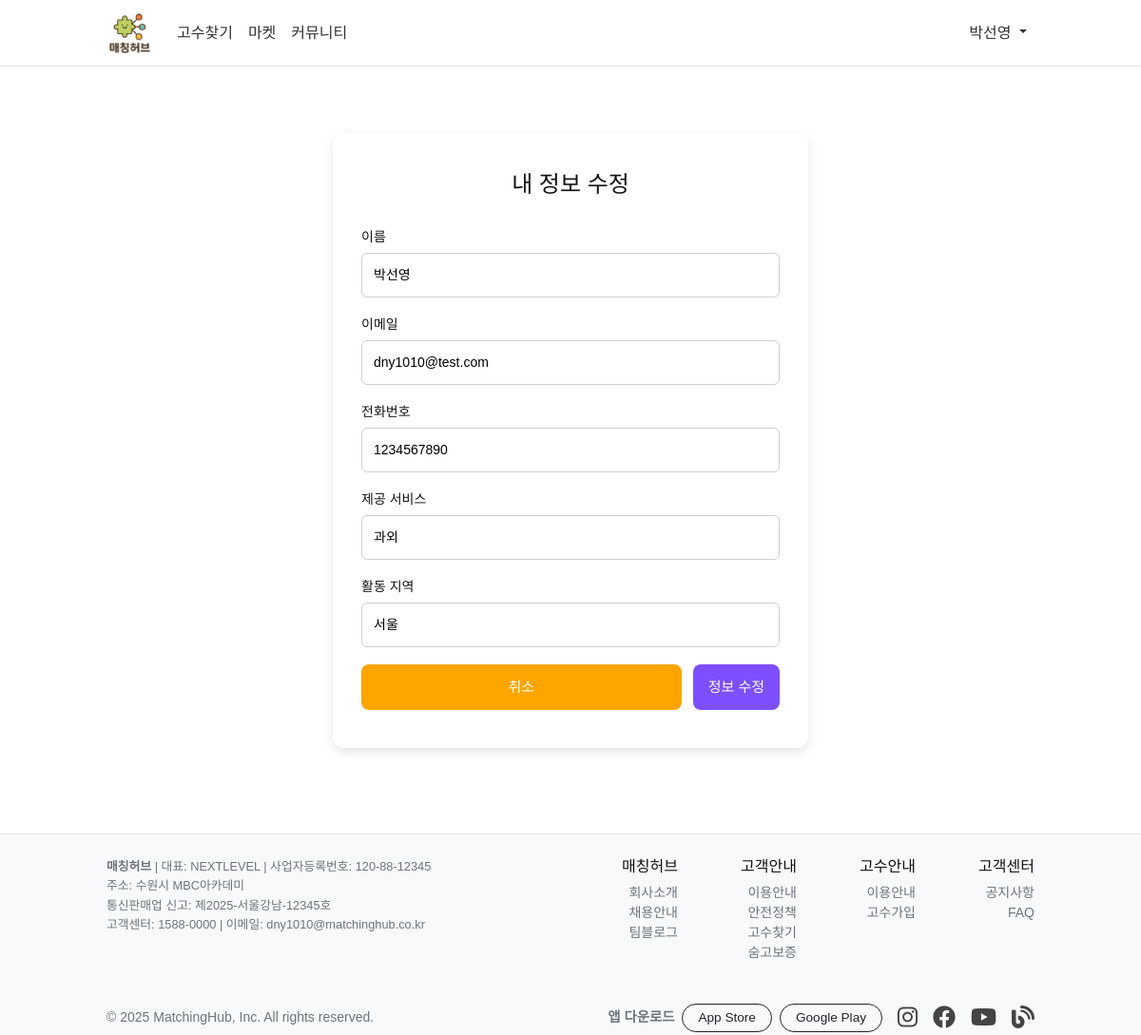
/auth/edit_profile (signed in), run on the app's committed database.
### talent/models.py (models this page shows)
class User(db.Model):
    id = db.Column(db.Integer, primary_key=True)
    userid = db.Column(db.String(150), unique=True, nullable=False)
    password_hash = db.Column(db.String(200), nullable=False)
    email = db.Column(db.String(120), unique=True, nullable=False)
    birthday = db.Column(db.Date, nullable=False)
    tel_number = db.Column(db.String(120), unique=True, nullable=False)
    name = db.Column(db.String(100), nullable=True)
    is_expert = db.Column(db.Boolean, default=False)
    service = db.Column(db.String(200), nullable=True)
    location = db.Column(db.String(100), nullable=True)
    social_id = db.Column(db.String(200), nullable=True)
    social_type = db.Column(db.String(20), nullable=True)

### talent/views/auth_views.py (the view, shortened to what this page needs)
@bp.route('/edit_profile', methods=['GET', 'POST'])
@login_required
def edit_profile():
    user = User.query.get_or_404(session.get('user_id'))
    form = EditProfileForm(obj=user)
    return render_template('auth/edit_profile.html', form=form, user=user, current_user=user)

### talent/forms.py
class EditProfileForm(FlaskForm):
    name = StringField(
        '이름', validators=[DataRequired(), Length(min=2, max=10)],
        render_kw={'id': 'name', 'placeholder': '이름'}
    )
    email = EmailField(
        '이메일', validators=[DataRequired(), Email()],
        render_kw={'id': 'email', 'placeholder': '이메일'}
    )
    tel_number = StringField(
        '전화번호', validators=[DataRequired(), Regexp(_PHONE_RE, message='전화번호는 숫자 9~11자리')],
        render_kw={'id': 'tel_number', 'placeholder': '전화번호'}
    )
    service  = StringField('제공 서비스', render_kw={'id': 'service', 'placeholder': '서비스'})
    location = StringField('활동 지역',   render_kw={'id': 'location', 'placeholder': '지역'})
    submit = SubmitField('정보 수정')

### talent/__init__.py (called while the page is built)
def create_app():
    app = Flask(__name__)
    app.config.from_object(config)
    @app.before_request
    def load_logged_in_user():
        user_id = session.get('user_id')
        if user_id is None:
            g.user = None
        else:
            from .models import User
            g.user = User.query.get(user_id)
    db.init_app(app)
    migrate.init_app(app, db)
    mail.init_app(app)
    from . import models
    from .views import main_views, auth_views, store_views, community_views, category_views
    app.register_blueprint(main_views.bp)
    app.register_blueprint(auth_views.bp)
    app.register_blueprint(store_views.bp)
    app.register_blueprint(community_views.bp)
    app.register_blueprint(category_views.bp)
    from .filter import format_datetime
    app.jinja_env.filters['datetime'] = format_datetime
    return app

### talent/views/auth_views.py (called while the page is built)
@bp.before_app_request
def load_logged_in_user():
    uid = session.get('user_id')
    g.user = User.query.get(uid) if uid else None

def login_required(f):
    @wraps(f)
    def decorated(*args, **kwargs):
        if 'user_id' not in session:
            flash('로그인이 필요한 기능입니다.', 'danger')
            return redirect(url_for('auth.login'))
        return f(*args, **kwargs)
    return decorated

### talent/templates/auth/edit_profile.html (shortened to what this page needs)
{% extends 'base.html' %}
{% block head %}{{ super() }}
<link rel="stylesheet" href="{{ url_for('static', filename='auth/login.css') }}">
{% endblock %}
{% block content %}
<section id="login-page">
  <div class="auth-wrapper">
    <div class="login-card">
      <h2>내 정보 수정</h2>
      <form method="post" action="{{ url_for('auth.edit_profile') }}">
        <div class="lg-form-group">
          {{ form.name.label }}
          {{ form.name() }}
        </div>
        <div class="lg-form-group">
          {{ form.email.label }}
          {{ form.email() }}
        </div>
        <div class="lg-form-group">
          {{ form.tel_number.label }}
          {{ form.tel_number() }}
        </div>
        {% if user.is_expert and form.service is defined %}
        <div class="lg-form-group">
          {{ form.service.label }}
          {{ form.service() }}
        </div>
        {% endif %}
        {% if user.is_expert and form.location is defined %}
        <div class="lg-form-group">
          {{ form.location.label }}
          {{ form.location() }}
        </div>
        {% endif %}
        <div class="lg-btn-group">
          <a href="{{ url_for('auth.mypage') }}" class="lg-cancel-btn">취소</a>
          <button type="submit" class="lg-login-btn">정보 수정</button>
        </div>
      </form>
    </div>
  </div>
</section>
{% endblock %}

### talent/templates/navbar.html (shortened to what this page needs)
<nav class="navbar navbar-expand-md navbar-light bg-white sticky-top custom-navbar" role="navigation">
  <div class="container" style="max-width: 1000px;">
    <a class="navbar-brand d-flex align-items-center" href="{{ url_for('main.index') }}">
      <img src="{{ url_for('static', filename='images/logo.png') }}" alt="매칭허브" class="navbar-logo" height="32">
    </a>
    <div class="collapse navbar-collapse" id="mhNavbar">
      <ul class="navbar-nav me-auto">
        <li class="nav-item">
          <a class="nav-link" href="{{ url_for('main.find') }}">고수찾기</a>
        </li>
        <li class="nav-item">
          <a class="nav-link" href="{{ url_for('store._list') }}">마켓</a>
        </li>
        <li class="nav-item">
          <a class="nav-link" href="{{ url_for('community.home') }}">커뮤니티</a>
        </li>
      </ul>
      <ul class="navbar-nav">
        {% if g.user %}
          <li class="nav-item dropdown">
            <a class="nav-link dropdown-toggle" href="#" id="userMenu" role="button"
               data-bs-toggle="dropdown" aria-expanded="false">
              {{ g.user.name or g.user.userid }}
            </a>
          </li>
        {% else %}
          <li class="nav-item">
            <a class="nav-link" href="{{ url_for('auth.login') }}">로그인 / 회원가입</a>
          </li>
        {% endif %}
      </ul>
    </div>
  </div>
</nav>

### talent/static/style.css (style rules this page uses)
body { font-family: 'Noto Sans KR', sans-serif; color: #121212; height: 100% }
.custom-navbar { height: 70px; line-height: 70px; box-shadow: none }
.navbar-logo { height: 50px; width: auto; object-fit: contain; }
.navbar .nav-link { padding-top: 0; padding-bottom: 0; line-height: 70px; height: 70px; font-weight: 500; color: #333; }
.navbar { border-bottom: 1px solid #e5e5e5; }
ul,ol,li { list-style-type: none; }

### talent/static/auth/login.css (style rules this page uses)
#login-page .auth-wrapper { display:flex !important; justify-content:center !important; align-items:flex-start !important; padding:40px 16px !important; }
#login-page .login-card { background:#fff; border-radius:12px; padding:40px 30px; box-shadow:0 4px 12px rgba(0,0,0,.1); width:500px; max-width:100%; box-sizing:border-box; }
#login-page h2 { text-align:center; margin:0 0 30px; font-size:24px; }
#login-page .lg-form-group { margin-bottom:18px; }
#login-page label { display:block !important; margin-bottom:6px; font-size:14px; }
#login-page input[type="text"], #login-page input[type="email"], #login-page input[type="password"], #login-page input[type="tel"], #login-page select { display:block !important; width:100% !important; padding:12px !important; border:1px solid #cfcfcf !important; border-radius:6px !important; font-size:14px !important; box-sizing:border-box !important; background:#fff !important; }
#login-page .lg-btn-group { display:grid; grid-template-columns:1fr auto; gap:12px; align-items:stretch; margin-top:16px; }
#login-page .lg-login-btn, #login-page .lg-cancel-btn { height:48px; padding:0 16px; border-radius:8px; display:inline-flex; align-items:center; justify-content:center; box-sizing:border-box; white-space:nowrap; font-size:15px; cursor:pointer; text-decoration:none; border:none; }
#login-page .lg-login-btn { background:#7d4fff; color:#fff; }
#login-page .lg-cancel-btn { background:orange; color:#fff; min-width:84px; }

### data on the page
User: user "박선영", name "박선영", email "dny1010@test.com", tel_number "1234567890", service "과외", location "서울"
